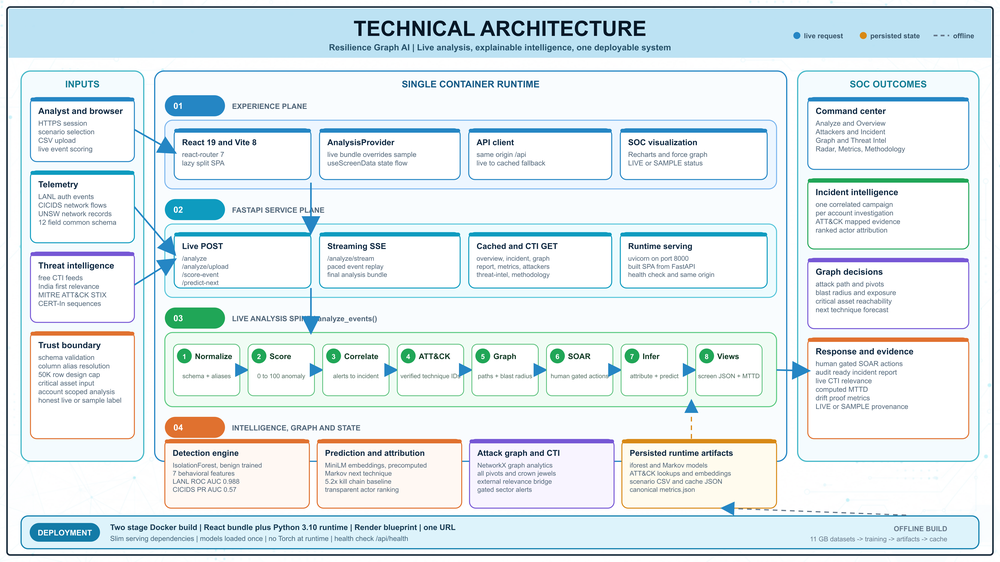
#> input picture reports/technical_architecture_final.png, 1000 x 562 px, shrunk from 5120 x 2880 before the run
$ python mono_figures.py
#> lines starting #> are read from the running program, lines starting #| are printed output that depends on the picture
"""
Convert the supplied colour figures to monochrome for the submission document.

The document is specified as single black colour. My own figures were restyled
at the source (their HTML is in this repo). These two arrived as flat PNGs with
no source, so the conversion happens on the pixels instead.

Deliberately grayscale rather than pure black and white: both figures use white
text on mid-tone fills (the 01..04 plane pills, the table header row). Hard
thresholding pushes those fills to white and the white text vanishes with them.
Grayscale removes all colour while keeping every label readable.

    ./.venv/Scripts/python.exe -m scripts.mono_figures
"""
from __future__ import annotations

from pathlib import Path

from PIL import Image, ImageEnhance

ROOT = Path(__file__).resolve().parents[1]
OUT_DIR = ROOT / "reports" / "doc"

JOBS = [
    ("technical_architecture_final.png", "architecture_mono.png"),
    ("scaling_chart_detailed.png", "scaling_mono.png"),
]


def convert(src: Path, dst: Path) -> None:
    im = Image.open(src).convert("RGB")
    gray = im.convert("L")
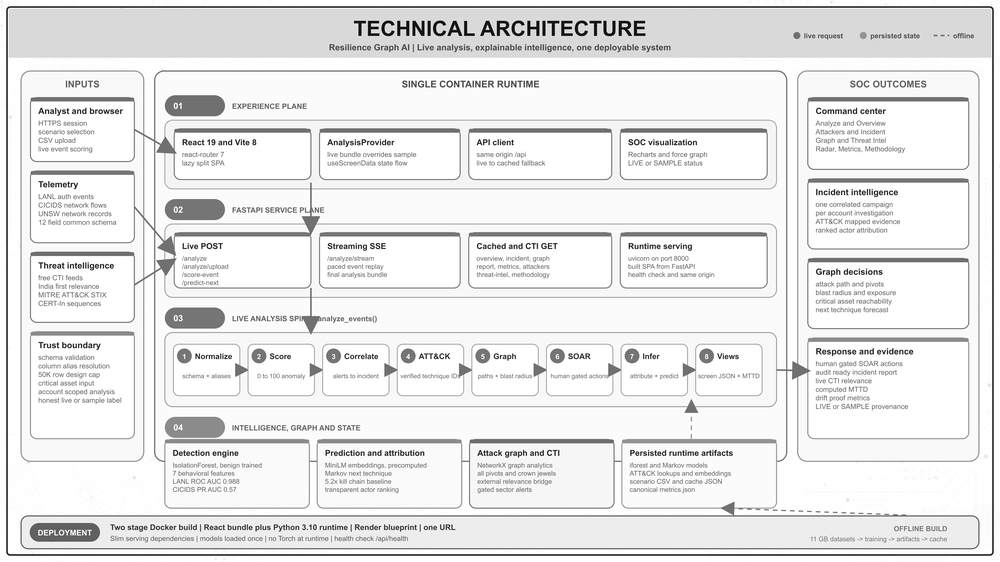
#> gray: PIL image 1000x562 L; min 0, max 255, mean 232.1
    # mild contrast lift so mid-tone fills separate from black rules and text,
    # without crushing the white-on-fill labels
    gray = ImageEnhance.Contrast(gray).enhance(1.18)
    gray.save(dst, optimize=True)
    print(f"{src.name} -> {dst.relative_to(ROOT)}  {gray.size[0]}x{gray.size[1]}")
#| technical_architecture_final.png -> reports/doc/architecture_mono.png  1000x562


def main() -> None:
    OUT_DIR.mkdir(parents=True, exist_ok=True)
    for src_name, dst_name in JOBS:
        src = ROOT / "reports" / src_name
        if not src.exists():
            raise SystemExit(f"missing source figure: {src}")
        convert(src, OUT_DIR / dst_name)
#> pass 2 of the loop in main, `for src_name, dst_name in JOBS:`:
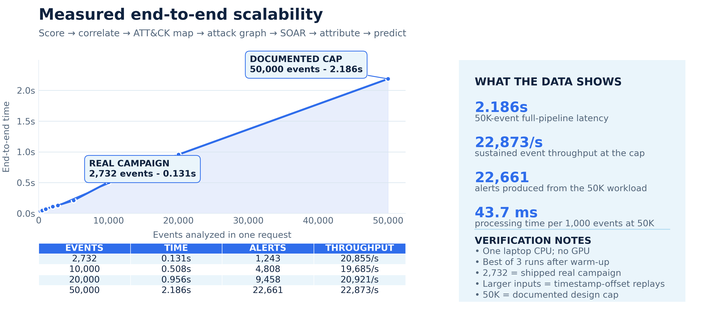
#> input picture reports/scaling_chart_detailed.png, 703 x 316 px, shrunk from 3600 x 1620 before the run
#> im: PIL image 703x316 RGB
#> in convert (call 2), `gray = im.convert("L")`:
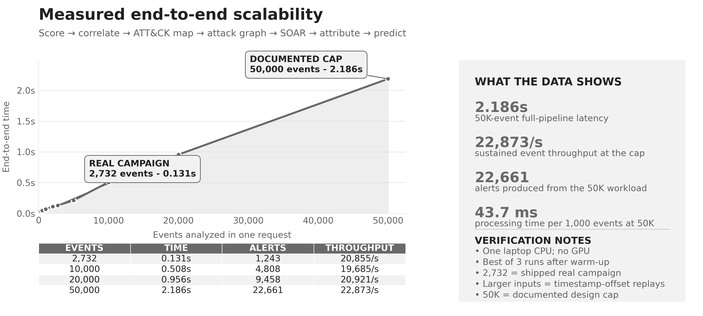
#> gray: PIL image 703x316 L; min 2, max 255, mean 238.7
#| scaling_chart_detailed.png -> reports/doc/scaling_mono.png  703x316


if __name__ == "__main__":
    main()
